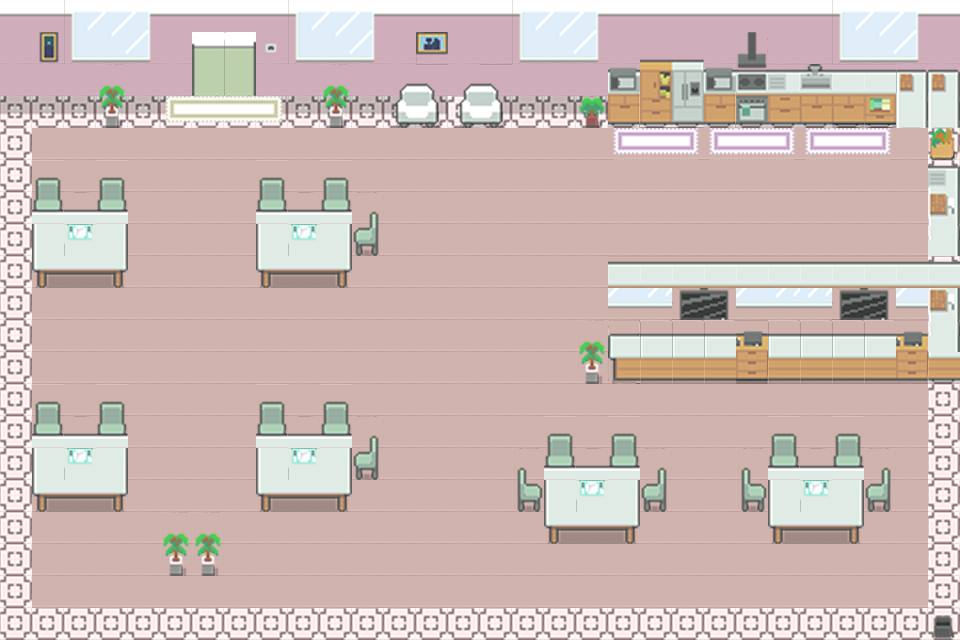

This game map was drawn from its Tiled (.tmx) file and the tilesets committed beside it. A one-line description and the trimmed map source follow:
An orthogonal 30x20 tile map with 32x32 px tiles, 7 tile layers (Block, Floor, Floor2, Wall, ...).

<map version="1.10" tiledversion="1.10.2" orientation="orthogonal" renderorder="right-down" width="30" height="20" tilewidth="32" tileheight="32" infinite="0" nextlayerid="9" nextobjectid="1">
 <editorsettings>
  <export target="MandyBurgerShop.tmj" format="json" />
 </editorsettings>
 <tileset firstgid="1" name="tileset" tilewidth="32" tileheight="32" tilecount="333" columns="9">
  <image source="tileset.png" width="288" height="1184" />
 </tileset>
 <layer id="8" name="Block" width="30" height="20">
  <data>[600 cells, 283 non-empty, 1 distinct tile ids]</data>
 </layer>
 <layer id="1" name="Floor" width="30" height="20">
  <data>[600 cells, 600 non-empty, 3 distinct tile ids]</data>
 </layer>
 <layer id="3" name="Floor2" width="30" height="20">
  <data>[600 cells, 31 non-empty, 1 distinct tile ids]</data>
 </layer>
 <layer id="4" name="Wall" width="30" height="20">
  <data>[600 cells, 95 non-empty, 5 distinct tile ids]</data>
 </layer>
 <layer id="5" name="Window" width="30" height="20">
  <data>[600 cells, 28 non-empty, 10 distinct tile ids]</data>
 </layer>
 <layer id="6" name="Furniture" width="30" height="20">
  <data>[600 cells, 97 non-empty, 24 distinct tile ids]</data>
 </layer>
 <layer id="7" name="Furniture2" width="30" height="20">
  <data>[600 cells, 100 non-empty, 42 distinct tile ids]</data>
 </layer>
</map>
